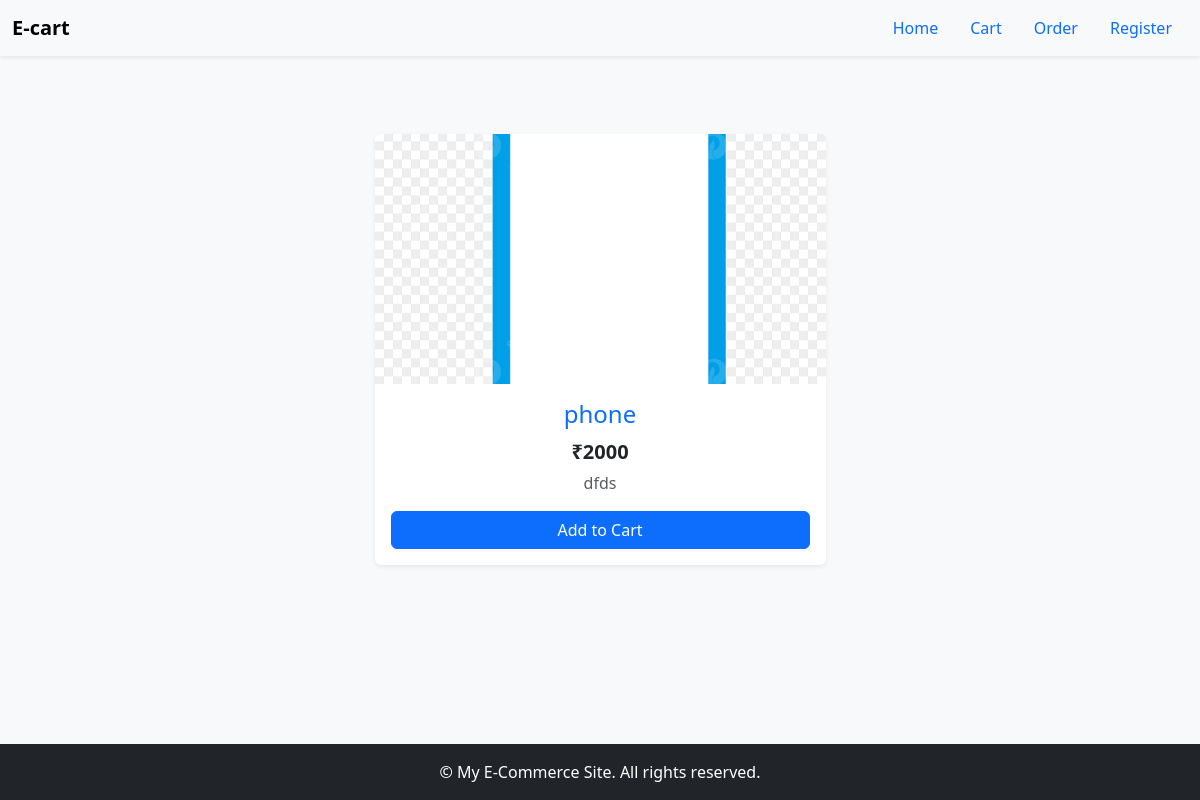
Before: /productdetail/4/ with the older database file.
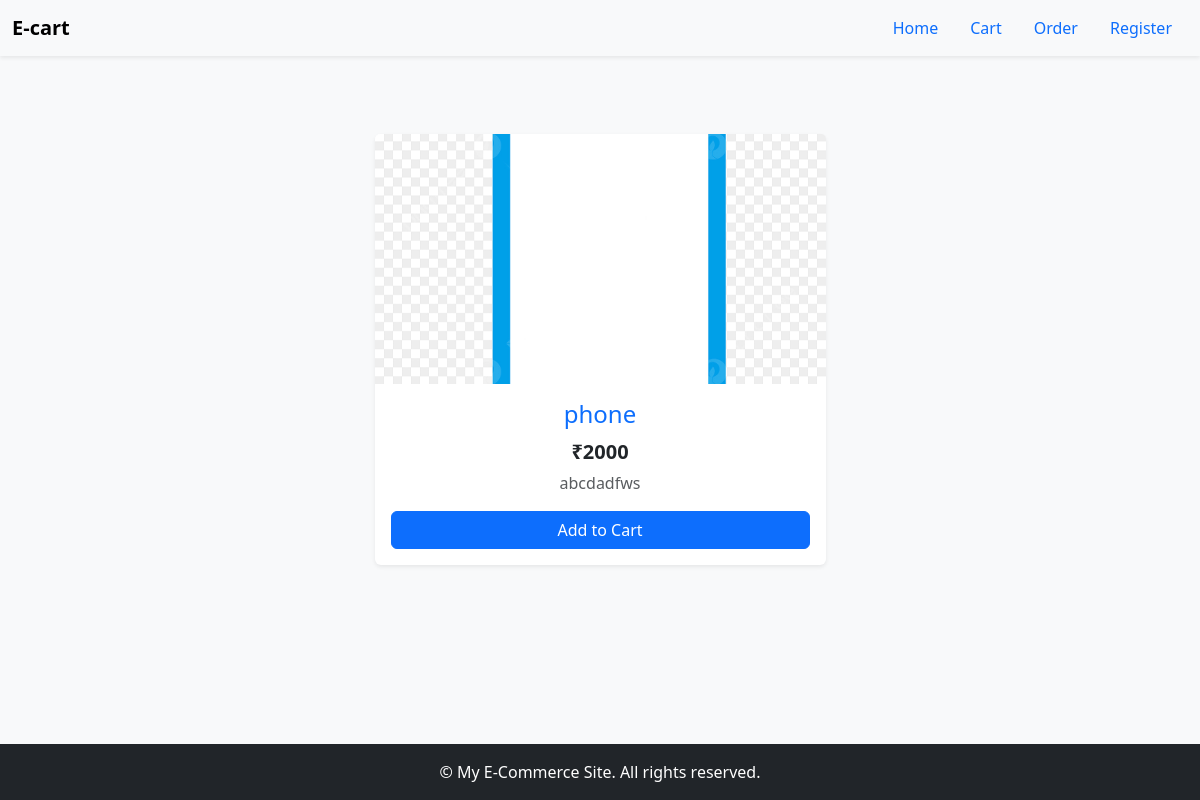
After: the same page with the newer database file.
### E_commerce_app/models.py (models this page shows, shortened)
class Product(models.Model):
  name=models.CharField(max_length=500)
  description=models.TextField()
  price=models.PositiveIntegerField()
  image=models.ImageField(upload_to='product_images/')
  category=models.ForeignKey('Category',on_delete=models.CASCADE)

### E_commerce_app/views.py (the view)
# urls.py: path('productdetail/<int:pk>/',ProductDetailView.as_view(),name='product_detail'),
class ProductDetailView(DetailView):
    model = Product
    template_name = 'E_commerce_app/product_detail.html'
    context_object_name = 'product'

### E_commerce_app/templates/E_commerce_app/product_detail.html (shortened to what this page needs)
{% load static %}
<!DOCTYPE html>
<html lang="en">
  <head>
    <link
      href="https://cdn.jsdelivr.net/npm/bootstrap@5.3.3/dist/css/bootstrap.min.css"
      rel="stylesheet"
    >
  </head>
  <body class="d-flex flex-column min-vh-100">
    <nav class="navbar navbar-expand-lg bg-body-tertiary shadow-sm">
      <div class="container-fluid">
        <a class="navbar-brand fw-bold" href="#">E-cart</a>
        <ul class="nav nav-pills ms-auto">
          <li class="nav-item">
            <a class="nav-link" href="{% url 'category_list' %}">Home</a>
          </li>
          <li class="nav-item">
            <a class="nav-link" href="{% url 'cart' %}">Cart</a>
          </li>
          <li class="nav-item">
            <a class="nav-link" href="{% url 'order_list' %}">Order</a>
          </li>
          <li class="nav-item">
            <a class="nav-link" href="{% url 'register' %}">Register</a>
          </li>
        </ul>
      </div>
    </nav>
    <div class="container my-5">
      <div class="row justify-content-center">
        <div class="col-md-5 col-sm-8">
          <div class="card shadow-sm h-100 text-center border-0">
            {% if product.image %}
              <img src="{{ product.image.url }}" class="card-img-top product-img" alt="{{ product.name }}">
            {% else %}
              <div class="bg-secondary text-white d-flex align-items-center justify-content-center" style="height: 250px;">
                No Image Available
              </div>
            {% endif %}
            <div class="card-body">
              <h4 class="card-title text-primary">{{ product.name }}</h4>
              <p class="fw-bold fs-5 mb-1">₹{{ product.price }}</p>
              <p class="text-muted">{{ product.description }}</p>
              <form method="POST" action="{% url 'add_to_cart' product.id %}">
                <button type="submit" class="btn btn-primary w-100 .btn-click-effect">Add to Cart</button>
              </form>
            </div>
          </div>
        </div>
      </div>
    </div>
    <footer class="bg-dark text-white text-center py-3 mt-auto">
      <p class="mb-0">&copy; {{ current_year }} My E-Commerce Site. All rights reserved.</p>
    </footer>
  </body>
</html>

Changed rows visible on the page:
changed Product "phone": description "dfds" → "abcdadfws"
